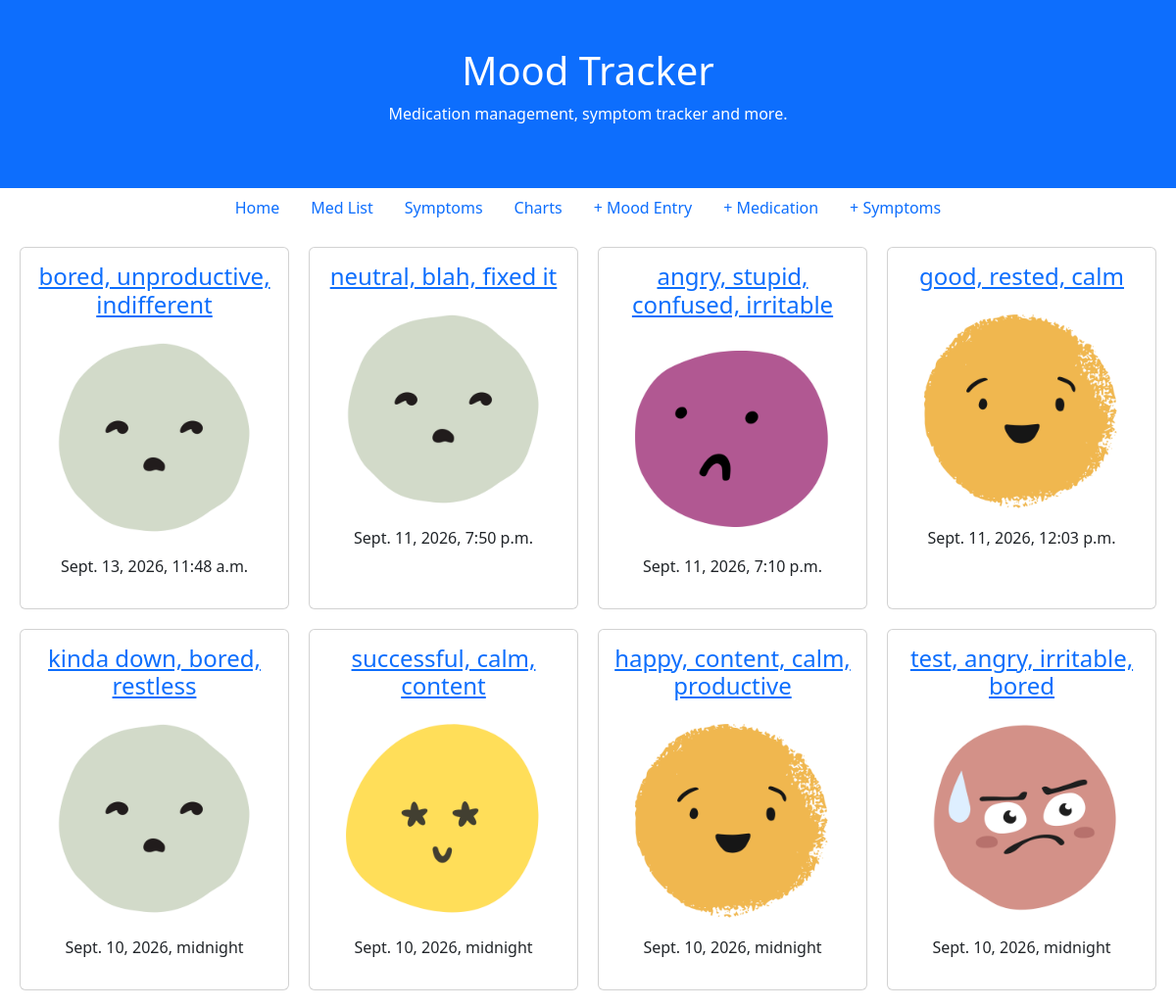
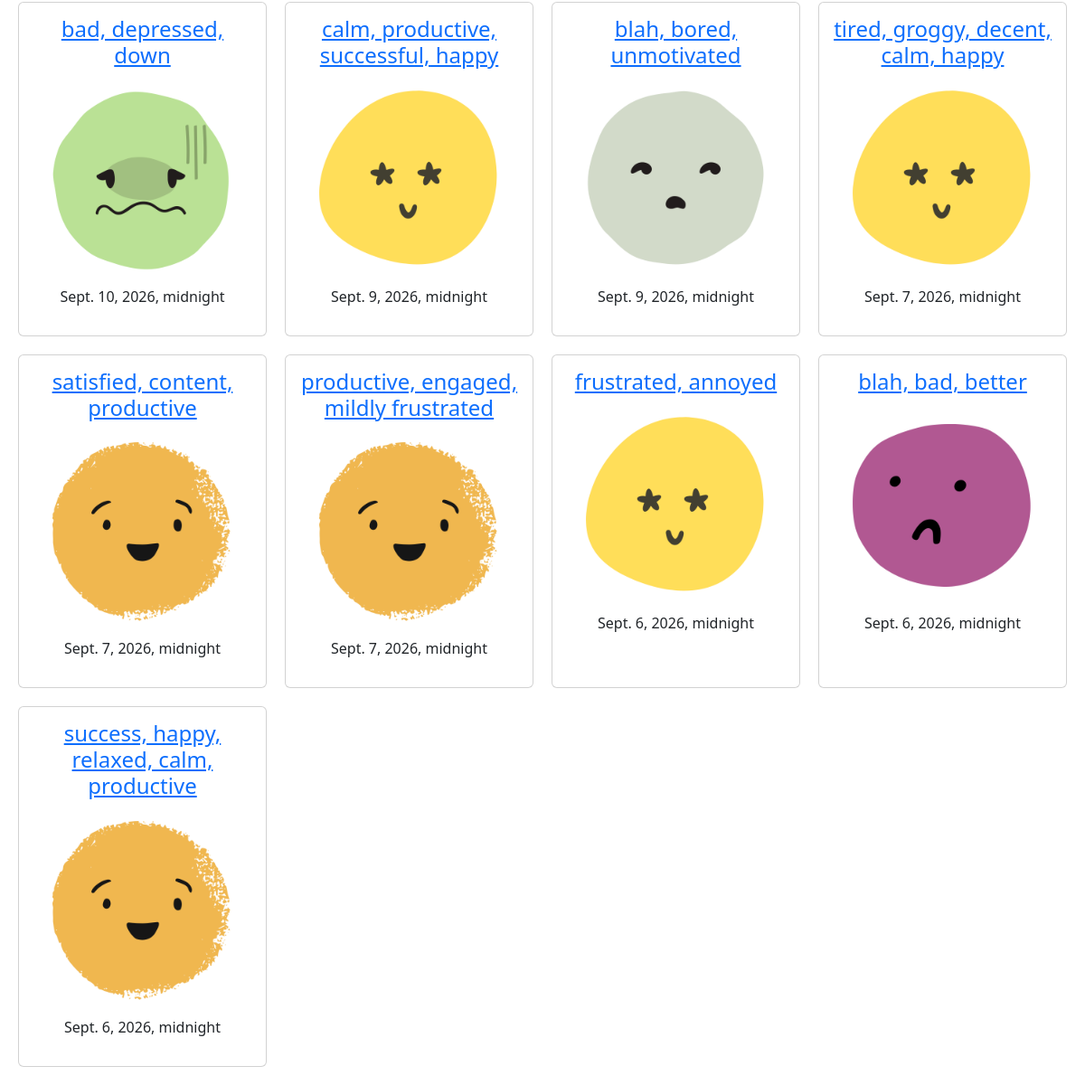
The page / on the database its author committed (2 pictures, top to bottom).
### blog/models.py (models this page shows, shortened)
class Post(models.Model):
    author = models.ForeignKey(
        "auth.User",
        on_delete=models.CASCADE,
    )
    mood = models.IntegerField() # title, mood on a scale of 1 -10
    feelings = models.CharField(max_length=200)
    energy = models.IntegerField()
    body = models.TextField()
    date = models.DateTimeField(auto_now_add=True) # date

### blog/views.py (the view)
# urls.py: path("",BlogListView.as_view(), name="home"),
class BlogListView(ListView):
  model = Post
  template_name = "home.html"
  ordering = ['-date']

### templates/home.html
{% extends "base.html" %}
{% block content %}
         <div class="grid-container">
    {% for post in post_list %}
            <div class="card text-center">
            <h4><a href="{% url 'post_detail' post.pk %}">{{ post.feelings }}</a></h4>
            <div id="images">
                {% load static %}
                {% if post.mood >= 5 %}
                 <img src="{% static 'images/Best.png' %}" class="moodimage m-3">
                {% elif post.mood == 4 %}
                <img src="{% static 'images/Good.png' %}" class="moodimage m-3">
                {% elif post.mood == 3 %}
                <img src="{% static 'images/Neutral.png' %}" class="moodimage m-3">
                {% elif post.mood == 2 %}
                <img src="{% static 'images/Bad.png' %}" class="moodimage m-3">
                {% elif post.mood == 1 %}
                <img src="{% static 'images/Worst.png' %}" class="moodimage m-3">
                {% elif post.mood == 0 %}
                <img src="{% static 'images/Angry.png' %}" class="moodimage m-3">
                {% endif %}
            </div>
            <p>{{ post.date }}</p>
        </div>
    {% empty %}
        <p>No posts found.</p>
    {% endfor %}
                </div>
{% endblock content %}

### templates/base.html (shortened to what this page needs)
{% load static %}
<!DOCTYPE html>
<html lang="en">
<head>
    <link rel="stylesheet" href="{% static 'css/base.css' %}">
<link href="https://cdn.jsdelivr.net/npm/bootstrap@5.3.8/dist/css/bootstrap.min.css" rel="stylesheet">
</head>
<body>
    <div class="container-fluid p-5 bg-primary text-white text-center">
  <h1>Mood Tracker</h1>
  <p>Medication management, symptom tracker and more.</p>
</div>
<ul class="nav justify-content-center">
    <li class="nav-item">
      <a class="nav-link" href="{% url 'home' %}">Home</a>
    </li>
    <li class="nav-item">
      <a class="nav-link" href="{% url 'meds_page' %}">Med List</a>
    </li>
    <li class="nav-item">
      <a class="nav-link" href="{% url 'symptoms' %}">Symptoms</a>
    </li>
    <li class="nav-item">
      <a class="nav-link" href="{% url 'chart' %}">Charts</a>
    </li>
<li class="nav-item">
      <a class="nav-link" href="{% url 'post_new' %}">+ Mood Entry</a>
    </li>
<li class="nav-item">
      <a class="nav-link" href="{% url 'meds_new' %}">+ Medication</a>
    </li>
    <li class="nav-item">
      <a class="nav-link" href="{% url 'symptoms_new' %}">+ Symptoms</a>
    </li>
  </ul>
    <main>
        {% block content %}
        {% endblock content %}
    </main>
</body>
</html>

### static/css/base.css (style rules this page uses)
a { color: red; }
.moodimage { height: 200px; width: auto; }
.grid-container { display: grid; grid-template-columns: repeat(auto-fill, minmax(250px, 1fr)); gap: 20px; padding: 20px; }
.card { border: 1px solid #ccc; padding: 15px; border-radius: 8px; background: #f9f9f9; }

### rows shown on the page
Post: feelings "bored, unproductive, indifferent", mood 3 (drawn), date "Sept. 13, 2026, 11:48 a.m."
Post: feelings "neutral, blah, fixed it", mood 3 (drawn), date "Sept. 11, 2026, 7:50 p.m."
Post: feelings "angry, stupid, confused, irritable", mood 2 (drawn), date "Sept. 11, 2026, 7:10 p.m."
Post: feelings "good, rested, calm", date "Sept. 11, 2026, 12:03 p.m."
Post: feelings "kinda down, bored, restless", mood 3 (drawn), date "Sept. 10, 2026, midnight"
Post: feelings "successful, calm, content", mood 4 (drawn), date "Sept. 10, 2026, midnight"
Post: feelings "happy, content, calm, productive", date "Sept. 10, 2026, midnight"
Post: feelings "test, angry, irritable, bored", mood 0 (drawn), date "Sept. 10, 2026, midnight"
Post: feelings "bad, depressed, down", mood 1 (drawn), date "Sept. 10, 2026, midnight"
Post: feelings "calm, productive, successful, happy", mood 4 (drawn), date "Sept. 9, 2026, midnight"
Post: feelings "blah, bored, unmotivated", mood 3 (drawn), date "Sept. 9, 2026, midnight"
Post: feelings "tired, groggy, decent, calm, happy", mood 4 (drawn), date "Sept. 7, 2026, midnight"
Post: feelings "satisfied, content, productive", date "Sept. 7, 2026, midnight"
Post: feelings "productive, engaged, mildly frustrated", date "Sept. 7, 2026, midnight"
Post: feelings "frustrated, annoyed", mood 4 (drawn), date "Sept. 6, 2026, midnight"
Post: feelings "blah, bad, better", mood 2 (drawn), date "Sept. 6, 2026, midnight"
Post: feelings "success, happy, relaxed, calm, productive", date "Sept. 6, 2026, midnight"
